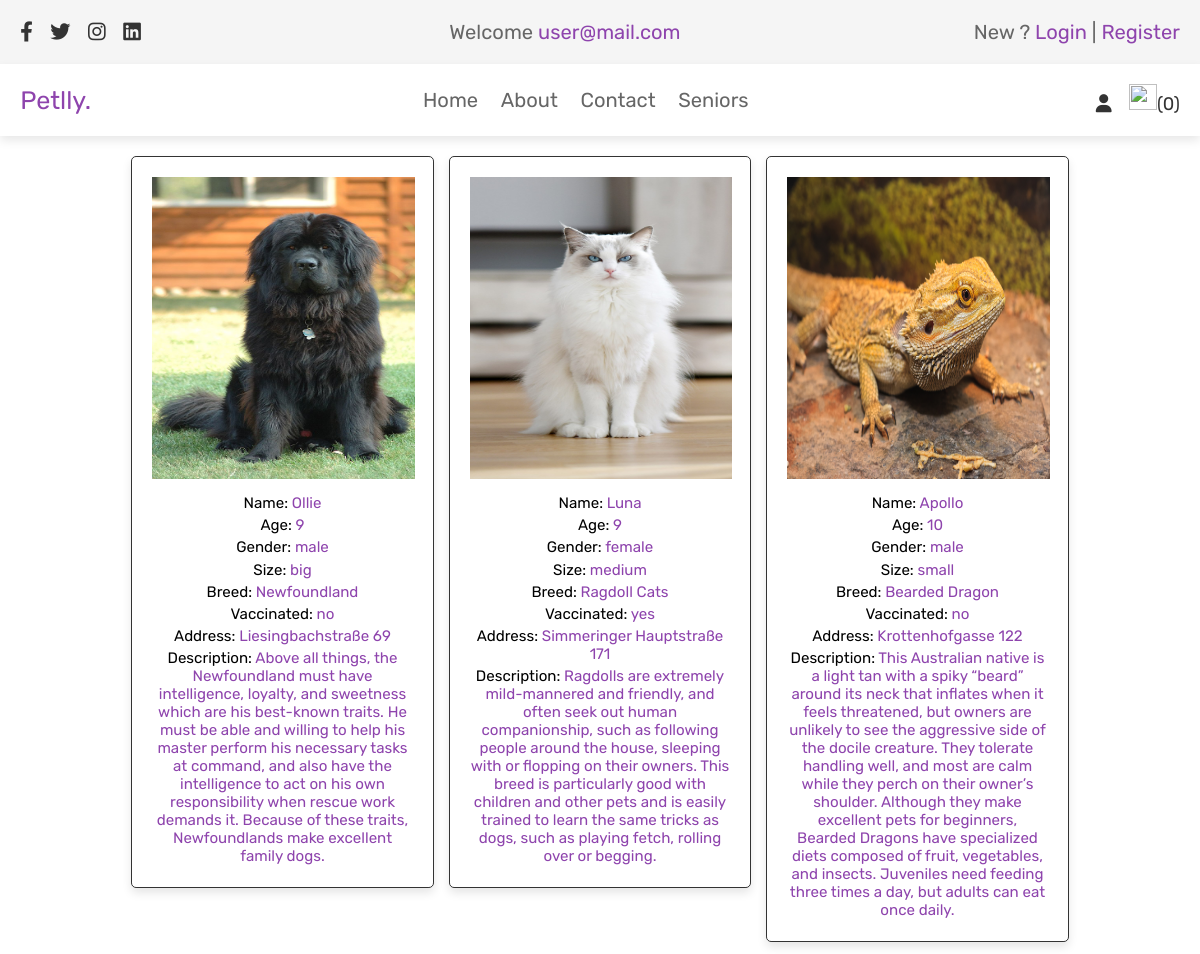
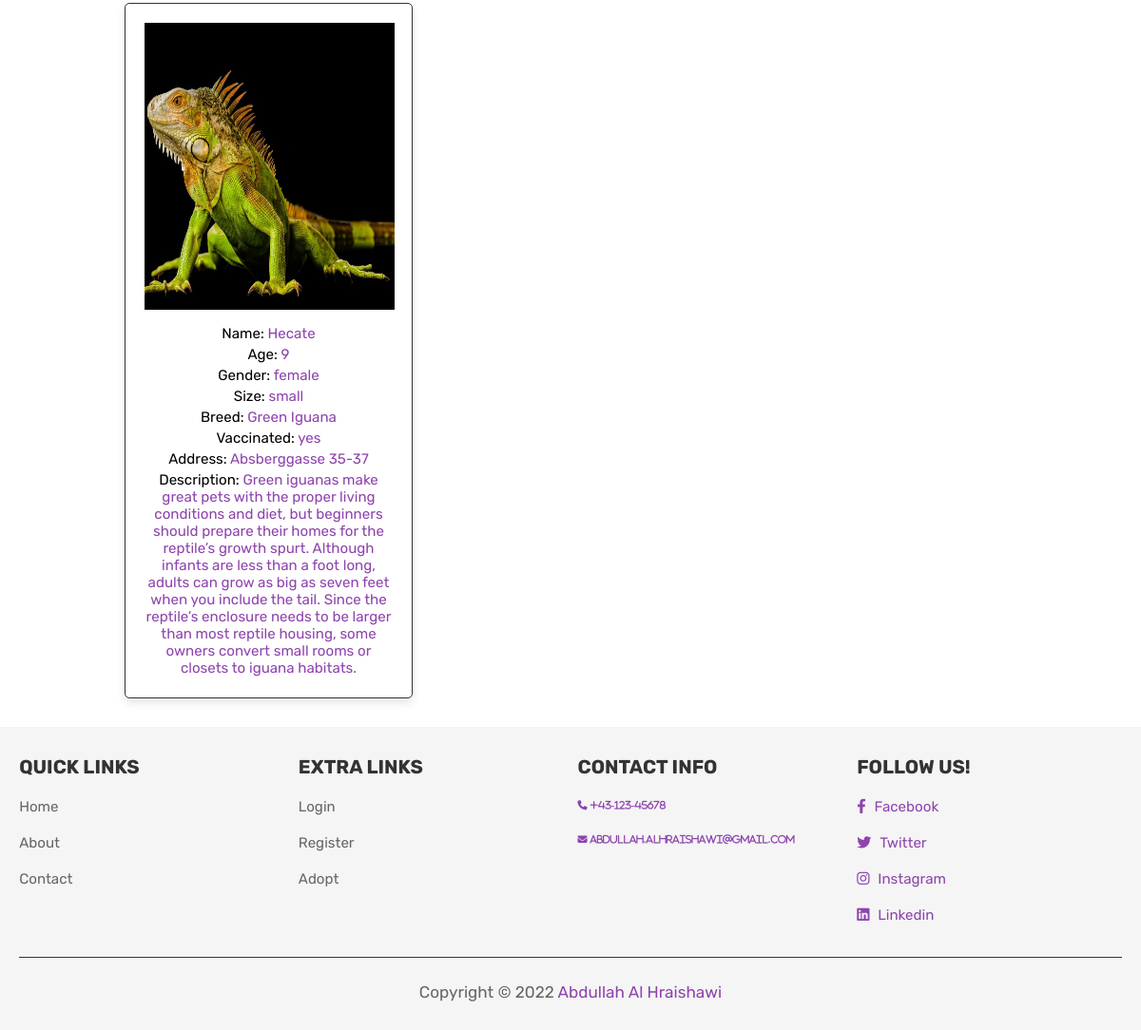
Screenshot of /seniors.php (signed in) with the database file from the repository (2 pictures, top to bottom).
### tables this page shows
CREATE TABLE `animals` (
  `id` int(100) NOT NULL,
  `user_id` int(100) NOT NULL,
  `name` varchar(100) NOT NULL,
  `age` int(50) NOT NULL,
  `gender` varchar(100) NOT NULL,
  `breed` varchar(100) NOT NULL,
  `size` varchar(100) NOT NULL,
  `vaccine` varchar(100) NOT NULL,
  `image` varchar(200) NOT NULL,
  `address` varchar(500) NOT NULL,
  `description` varchar(1000) NOT NULL
);

### seniors.php (the view, shortened to what this page needs)
<?php
require_once './config.php';
?>
<!DOCTYPE html>
<html lang="en">
<head>
    <link rel="stylesheet" href="https://cdnjs.cloudflare.com/ajax/libs/font-awesome/6.2.1/css/all.min.css" />
    <link rel="stylesheet" href="./style/style.css">
</head>
<body>
    <?php require_once './header.php'; ?>
    <section class="show-animals">
        <div class="box-container">
            <?php
            $select_seniors = mysqli_query($connect, "SELECT * FROM `animals` WHERE age > 8") or die('Query failed');
            if (mysqli_num_rows($select_seniors) > 0) {
                while ($fetch_seniors = mysqli_fetch_assoc($select_seniors)) {
            ?>
                    <div class="box">
                        <img src="uploaded_img/<?php echo $fetch_seniors['image'] ?>" alt="">
                        <div class="data">Name: <span><?php echo $fetch_seniors['name'] ?></span></div>
                        <div class="data">Age: <span><?php echo $fetch_seniors['age'] ?></span></div>
                        <div class="data">Gender: <span><?php echo $fetch_seniors['gender'] ?></span></div>
                        <div class="data">Size: <span><?php echo $fetch_seniors['size'] ?></span></div>
                        <div class="data">Breed: <span><?php echo $fetch_seniors['breed'] ?></span></div>
                        <div class="data">Vaccinated: <span><?php echo $fetch_seniors['vaccine'] ?></span></div>
                        <div class="data">Address: <span><?php echo $fetch_seniors['address'] ?></span></div>
                        <div class="data">Description: <span><?php echo $fetch_seniors['description'] ?></span></div>
                    </div>
            <?php
                }
            } else {
                echo '<p class="empty">No senior Animals!</p>';
            }
            ?>
        </div>
    </section>
    <?php require_once './footer.php'; ?>
</body>
</html>

### style/style.css (style rules this page uses)
:root { --purple: #8e44ad; --red: #c0392b; --orange: #f39c12; --black: #333; --white: #fff; --light-color: #666; --light-white: #ccc; --light-bg: #f5f5f5; --border: 0.1rem solid var(--black); --box-shadow: 0 0.5rem 1rem rgba(0, 0, 0, 0.1); }
* { font-family: "Rubik", sans-serif; margin: 0; padding: 0; box-sizing: border-box; outline: none; border: none; text-decoration: none; transition: all 0.2s linear; }
html { font-size: 63%; overflow-x: hidden; }
section { padding: 3rem 2rem; }
.show-animals { padding-top: 0; margin-top: 2rem; }
.show-animals .box-container { display: grid; grid-template-columns: repeat(auto-fit, 30rem); justify-content: center; gap: 1.5rem; max-width: 1200px; margin: 0 auto; align-items: flex-start; }
.show-animals .box-container .box { text-align: center; padding: 2rem; border: var(--border); border-radius: 0.5rem; box-shadow: var(--box-shadow); background-color: var(--white); overflow: hidden; }
.show-animals .box-container .box .data { padding: 0.2rem 0; font-size: 1.5rem; }
.show-animals .box-container .box .data span { color: var(--purple); }
.show-animals .box-container .box img { height: 30rem; width: 26rem; margin-bottom: 1rem; }

### rows the page displays
animals: image (picture), name "Ollie", age "9", gender "male", size "big", breed "Newfoundland", vaccine "no", address "Liesingbachstraße 69", description "Above all things, the Newfoundland must have intelligence, loyalty, and sweetness which are his best-known traits. He must be able and willing to help his master perform his necessary tasks at command, and also have the intelligence to act on his own responsibility when rescue work demands it. Because of these traits, Newfoundlands make excellent family dogs."
animals: image (picture), name "Luna", age "9", gender "female", size "medium", breed "Ragdoll Cats", vaccine "yes", address "Simmeringer Hauptstraße 171", description "Ragdolls are extremely mild-mannered and friendly, and often seek out human companionship, such as following people around the house, sleeping with or flopping on their owners. This breed is particularly good with children and other pets and is easily trained to learn the same tricks as dogs, such as playing fetch, rolling over or begging."
animals: image (picture), name "Apollo", age "10", gender "male", size "small", breed "Bearded Dragon", vaccine "no", address "Krottenhofgasse 122", description "This Australian native is a light tan with a spiky “beard” around its neck that inflates when it feels threatened, but owners are unlikely to see the aggressive side of the docile creature. They tolerate handling well, and most are calm while they perch on their owner’s shoulder. Although they make excellent pets for beginners, Bearded Dragons have specialized diets composed of fruit, vegetables, and insects. Juveniles need feeding three times a day, but adults can eat once daily."
animals: image (picture), name "Hecate", age "9", gender "female", size "small", breed "Green Iguana", vaccine "yes", address "Absberggasse 35-37", description "Green iguanas make great pets with the proper living conditions and diet, but beginners should prepare their homes for the reptile’s growth spurt. Although infants are less than a foot long, adults can grow as big as seven feet when you include the tail. Since the reptile’s enclosure needs to be larger than most reptile housing, some owners convert small rooms or closets to iguana habitats."

### other values shown
$_SESSION['user_email'] "user@mail.com"
$adopted_rows_number "0"
